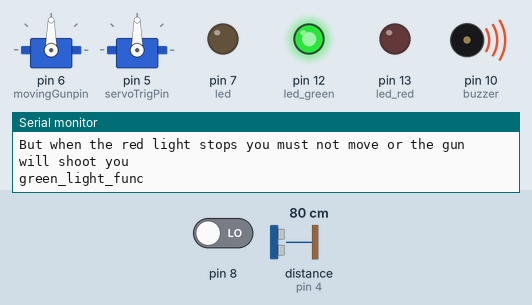
A sketch run on a simulated Arduino Uno, built with avr-gcc and run on an emulated ATmega328P. On the bench: 2 × servo, output pins drawn as LEDs (lit = HIGH), buzzer (waves = sounding), the last lines printed to the serial monitor. Wiring (inferred from the names in the program): ultrasonic range finder: trigger pin 2; echo pin 4. The inputs (shaded band) are chosen by the test bench; at power-on: distance to the obstacle (sensor on pin 4) 80 cm, pin 8 LOW. The echo pulse lasts 58.3 µs per cm; pins used as bus, display or sensor lines are not drawn.

Above: at 17.9 s.
18.0 s: distance to the obstacle (sensor on pin 4) set to 2 cm
At 20.3 s:
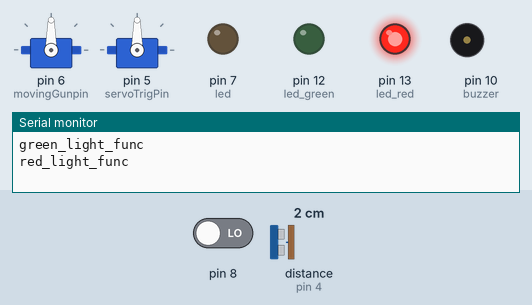
21.0 s: distance to the obstacle (sensor on pin 4) set to 4 cm
At 24.0 s:
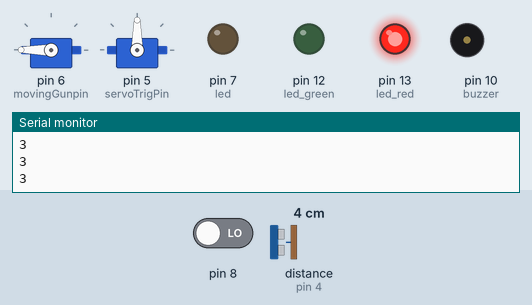
Timing chart, 0 to 25.5 s (numbered marks = the images above; inputs shaded):
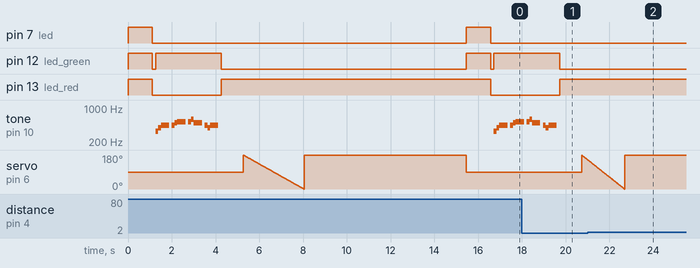

The sketch:

Progect_red_light_green_light.ino
```cpp
#define trigPin 2
#define echoPin 4
#define servoTrigPin 5
#define movingGunpin 6
#define led 7
#define buzzer 10
#define led_green 12
#define led_red 13
#include <Servo.h>

// Change to 0.5 for a slower version of the song, 1.25 for a faster version
const float songSpeed = 1.0;

float myArr[180]; // array to store the values of the distance of the ultrasonic sensor
int   pos;        // variable to store the position of the servo motor
int trgPos;
// Define pin 10 for buzzer, you can use any other digital pins (Pin 0-13)
int bullets; // variable to store the number of bullets

Servo movingGun;  // create servo object to control a servo
Servo trigServo;  // create servo object to control a servo

//int potpin = 0;  // analog pin used to connect the potentiometer
//int val;    // variable to read the value from the analog pin

//int bullets = 1; // loda bullets

long duration, distance;

// ======================================================================================
// sond var
// Defining frequency of each music note
#define NOTE_C4 262
#define NOTE_D4 294
#define NOTE_E4 330
#define NOTE_F4 349
#define NOTE_G4 392
#define NOTE_A4 440
#define NOTE_B4 494
#define NOTE_C5 523
#define NOTE_D5 587
#define NOTE_E5 659
#define NOTE_F5 698
#define NOTE_G5 784
#define NOTE_A5 880
#define NOTE_B5 988


void setup() {
  Serial.begin(9600);

  //ultrasonic sensor
  pinMode(trigPin, OUTPUT);
  pinMode(echoPin, INPUT);

  // led s
  pinMode(led, OUTPUT);
  pinMode(led_green, OUTPUT);
  pinMode(led_red, OUTPUT);
  digitalWrite(led_green, LOW);
  digitalWrite(led_red, LOW);
  digitalWrite(led, LOW);

  // Servo s
  movingGun.attach(movingGunpin);  // attaches the servo on pin 9 to the servo object
  trigServo.attach(servoTrigPin);

  // buzzer
  pinMode(buzzer, OUTPUT);

  test();
  bullets = 1; // loda bullets
  trgPos=90;
  Serial.println("The game - red light - green light");
  Serial.println("As long as the green light is on, you can move and hear music");
  Serial.println("But when the red light stops you must not move or the gun will shoot you");
}

void test() {
  Serial.println("TEST !! : RED 0N , GREEN ON , LED TO SHOT ON BUZZER BIP  " );
  digitalWrite(led_green, HIGH);
  digitalWrite(led_red, HIGH);
  digitalWrite(led, HIGH);
  digitalWrite(buzzer, HIGH);   // turn the LED on (HIGH is the voltage level)
  delay(100);
  digitalWrite(buzzer, LOW);    // turn the LED off by making the voltage LOW
  Serial.print("TEST !! : ultrasonic distance[cm]= " );
  getuUtrasonicDist();
  delay(1000);
  Serial.println("TEST !! : THE GUN " );
  digitalWrite(led_green, LOW);
  digitalWrite(led_red, LOW);
  digitalWrite(led, LOW);
}

void play_song()
{
  // Music notes of the song, 0 is a rest/pulse
  int notes[] = {
      NOTE_E4, NOTE_G4, NOTE_A4, NOTE_A4, 0,
      NOTE_A4, NOTE_B4, NOTE_C5, NOTE_C5, 0,
      NOTE_C5, NOTE_D5, NOTE_B4, NOTE_B4, 0,
      NOTE_A4, NOTE_G4, NOTE_A4, 0,
    };

  // Durations (in ms) of each music note of the song
  // Quarter Note is 250 ms when songSpeed = 1.0
  int durations[] = {
      125, 125, 250, 125, 125,
      125, 125, 250, 125, 125,
      125, 125, 250, 125, 125,
      125, 125, 375, 125
      };

  const int totalNotes = sizeof(notes) / sizeof(int);
  // Loop through each note
  for (int i = 0; i < totalNotes; i++)
  {
    const int currentNote = notes[i];
    float wait = durations[i] / songSpeed;
    // Play tone if currentNote is not 0 frequency, otherwise pause (noTone)
    if (currentNote != 0)
      {
        tone(buzzer, notes[i], wait); // tone(pin, frequency, duration)
      }
    else
      {
        noTone(buzzer);
      }
    // delay is used to wait for tone to finish playing before moving to next loop
    delay(wait);
  }
}

void red_light_func (){
    Serial.println ("red_light_func " );
    digitalWrite(led_red, HIGH); // sets the digital pin led_red on
    delay(1000);
    Serial .println ("Resets the array");
    // Reset of the data in the array
    for(pos=180;pos>=0;pos--)
      {
        movingGun.write(pos);
        myArr[pos-1]= getuUtrasonicDist(); // enter the distance to his place in the array
        delay(10);
      }

    Serial .println ("start looking for movement");
  for (pos = 0; pos <= 180; pos += 1) { // goes from 0 degrees to 180 degrees
    // in steps of 1 degree
    movingGun.write(pos);              // tell servo to go to position in variable 'pos'
             float currentDistance= getuUtrasonicDist(); // enter the distance to his place in the array

             if (myArr[pos] >currentDistance +2|| myArr[pos]<currentDistance -2)
                {
                    shoot(currentDistance,myArr[pos]);
                    break;
                }

    delay(15);                       // waits 15ms for the servo to reach the position
  }
  if (bullets>0){
      for (pos = 180; pos >= 0; pos -= 1) { // goes from 180 degrees to 0 degrees
          movingGun.write(pos);              // tell servo to go to position in variable 'pos'
            float currentDistance= getuUtrasonicDist(); // enter the distance to his place in the array

               if (myArr[pos] >currentDistance +2|| myArr[pos]<currentDistance -2)
                  {
                      shoot(currentDistance,myArr[pos]);
                      break;
                  }

          delay(15);                       // waits 15ms for the servo to reach the position
    }
  }
    delay(1000);
    digitalWrite(led_red, LOW); // sets the digital pin led_red on
}


float getuUtrasonicDist (){
  // Clears the trigPin condition
  digitalWrite(trigPin, LOW);
  delayMicroseconds(2);

  // Sets the trigPin HIGH (ACTIVE) for 10 microseconds
  digitalWrite(trigPin, HIGH);
  delayMicroseconds(10);
  digitalWrite(trigPin, LOW);

  // Reads the echoPin, returns the sound wave travel time in microseconds
  duration = pulseIn(echoPin, HIGH);

  // Calculating the distance
  distance = duration * 0.034 / 2; // Speed of sound wave divided by 2 (go and back)

  // Displays the distance on the Serial Monitor
  Serial.println(distance);

  return distance;
}

void green_light_func () {
  // Green light = you can move + music is playing in the background
  Serial.println ("green_light_func " );
  digitalWrite(led_green, HIGH);
  play_song();
  digitalWrite(led_green, LOW);
  red_light_func();
}

void shoot(float currentDistance , float oldDistance )
{
  Serial.println("shoot!! ");
   Serial.print("oldDistance : ");
   Serial.print(oldDistance);
   Serial.print(" ,  currentDistance : ");
   Serial.print(currentDistance);
   Serial.println();
  digitalWrite(led, HIGH);
  int angel = trigServo.read();
  angel-=10;
   while (angel>0)
   {
      trigServo.write(angel);
      Serial.println(angel);

        angel-=10;
   }


  delay(500);
  // return to 90 digre
  trigServo.write(90);
  movingGun.write(90);
  bullets = 0;

}


void loop()
{
  if (bullets > 0)
  {
    green_light_func();
  }
}
```

Measured:
- after the input at 21.0 s, pin 7 (led), pin 12 (led_green): stays LOW (without the input it goes to HIGH after 2.2 s); pin 13 (led_red): stays HIGH (without the input it goes to LOW after 3.3 s); tone on pin 10 (buzzer): stops changing and stays silent; servo on pin 6 (movingGunpin): goes on until 22.7 s, then stays 180°
- by itself, tone on pin 10 (buzzer): plays 523 Hz for 0.13 s, 587 Hz for 0.13 s, 494 Hz for 0.38 s, 440 Hz for 0.13 s, 392 Hz for 0.13 s, 440 Hz for 0.38 s
